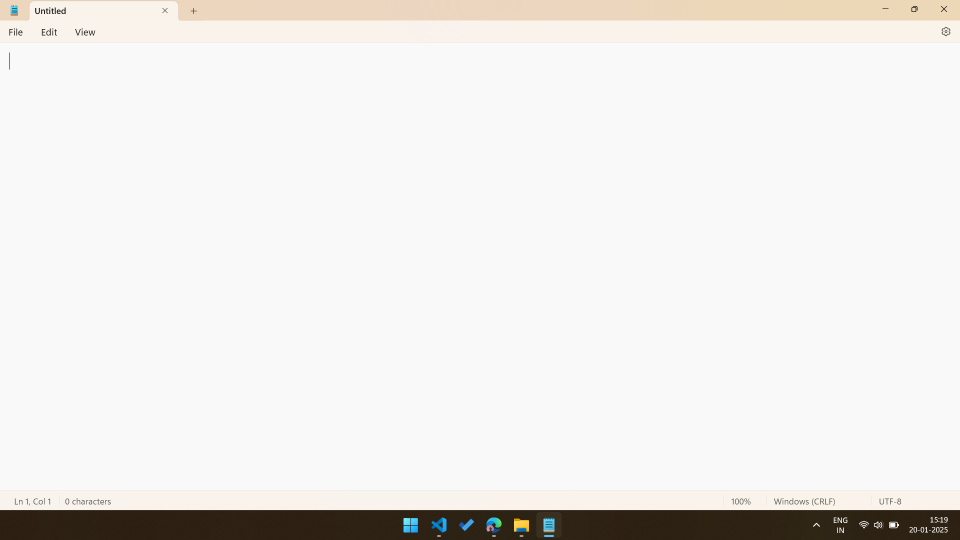
#> input picture raw/eg.png, 1920 x 1080 px (shown at 1/2 size)
$ python -i ip_preprocessing.py   (imports and definitions only)
#> lines starting #> are read from the running program, lines starting #| are printed output that depends on the picture
#> further down, picture is the input picture: shape (1080, 1920, 3); mean B, G, R 233.4, 235.6, 237.2
import cv2
import numpy as np
from src.backend.utils import core_utils


# [23 lines left out: function read_img, not called in this run]


def gray_to_gradient(img):
    if len(img.shape) == 3:
        img = cv2.cvtColor(img, cv2.COLOR_BGR2GRAY)
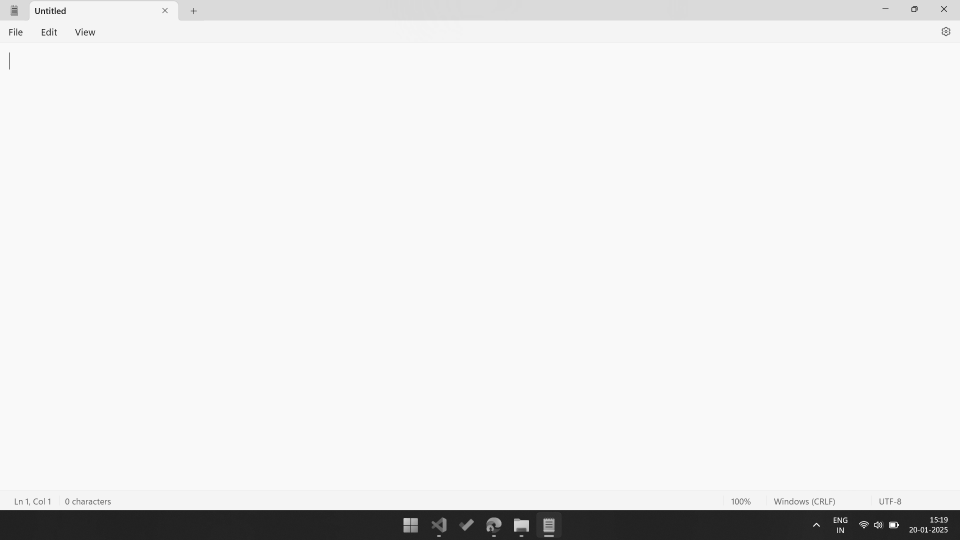
#> img: shape (1080, 1920) (shown at 1/2 size); min 0, max 255, mean 235.8
    img_f = np.copy(img)
    img_f = img_f.astype("float")

    kernel_h = np.array([[0,0,0], [0,-1.,1.], [0,0,0]])
    kernel_v = np.array([[0,0,0], [0,-1.,0], [0,1.,0]])
    dst1 = abs(cv2.filter2D(img_f, -1, kernel_h))
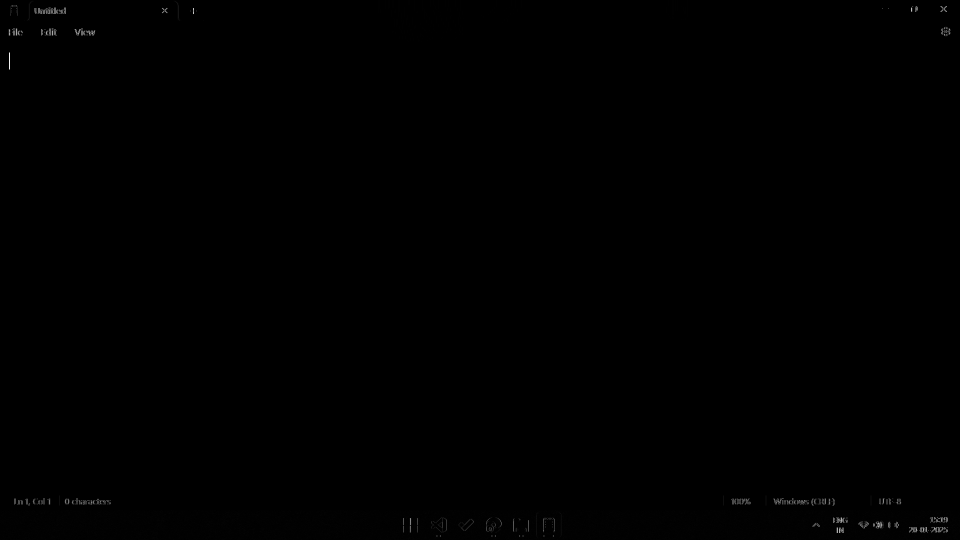
#> dst1: shape (1080, 1920) float64 (shown at 1/2 size); min 0, max 243, mean 0.4
    dst2 = abs(cv2.filter2D(img_f, -1, kernel_v))
    gradient = (dst1 + dst2).astype('uint8')
    return gradient


# [23 lines left out: functions reverse_binary, binarization, not called in this run]

>>> import cv2
>>> picture = cv2.imread('../../../../raw/eg.png')
>>> result = gray_to_gradient(picture)
